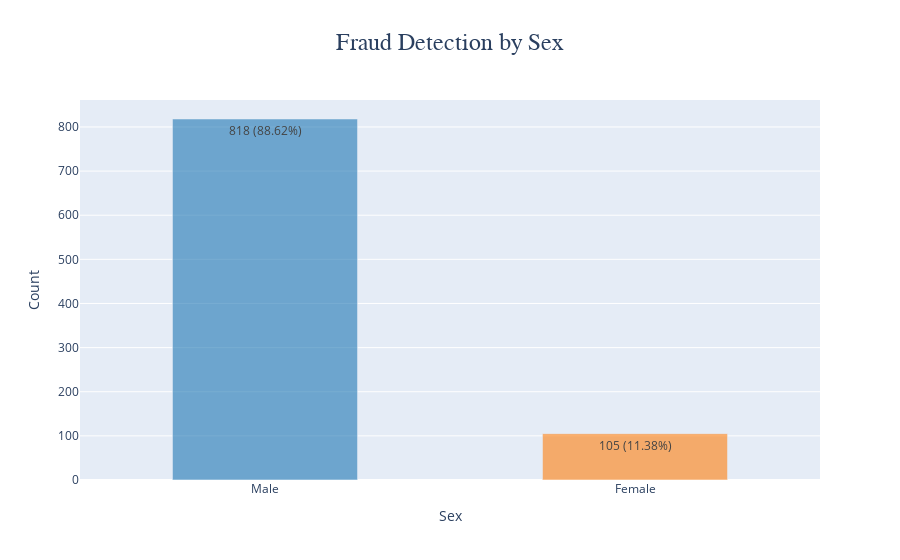

Notebook code for this chart:
### Code cell
#Bar chart 
fig = go.Figure()

fig.add_traces(go.Bar(x=fraud_counts_by_sex.index, y=fraud_counts_by_sex.values,
                      text=[f'{count} ({percentage:.2f}%)' for count, percentage in zip(fraud_counts_by_sex.values,fraud_percentages_by_sex)],
                      textposition='auto',marker_color=['rgba(31, 119, 180, 0.6)', 'rgba(255, 127, 14, 0.6)'], width=0.5))
fig.update_layout(
    title={
    'text':'Fraud Detection by Sex',
    'x': 0.5,
    'font':{'family':"Arial, sans-serif",'size':24}
    })

fig.update_layout(
    xaxis=dict(title='Sex'),
    yaxis=dict(title='Count'),
    showlegend=False)

fig.show()

### Figure 1 — Plotly figure (JSON) as saved in the notebook; plotly's stock layout.template omitted (floating-point values rounded to 4 significant figures)
{"data": [{"marker": {"color": ["rgba(31, 119, 180, 0.6)", "rgba(255, 127, 14, 0.6)"]}, "text": ["818 (88.62%)", "105 (11.38%)"], "textposition": "auto", "type": "bar", "width": 0.5, "x": ["Male", "Female"], "y": [818, 105]}], "layout": {"showlegend": false, "title": {"font": {"family": "Arial, sans-serif", "size": 24}, "text": "Fraud Detection by Sex", "x": 0.5}, "xaxis": {"title": {"text": "Sex"}}, "yaxis": {"title": {"text": "Count"}}}}
